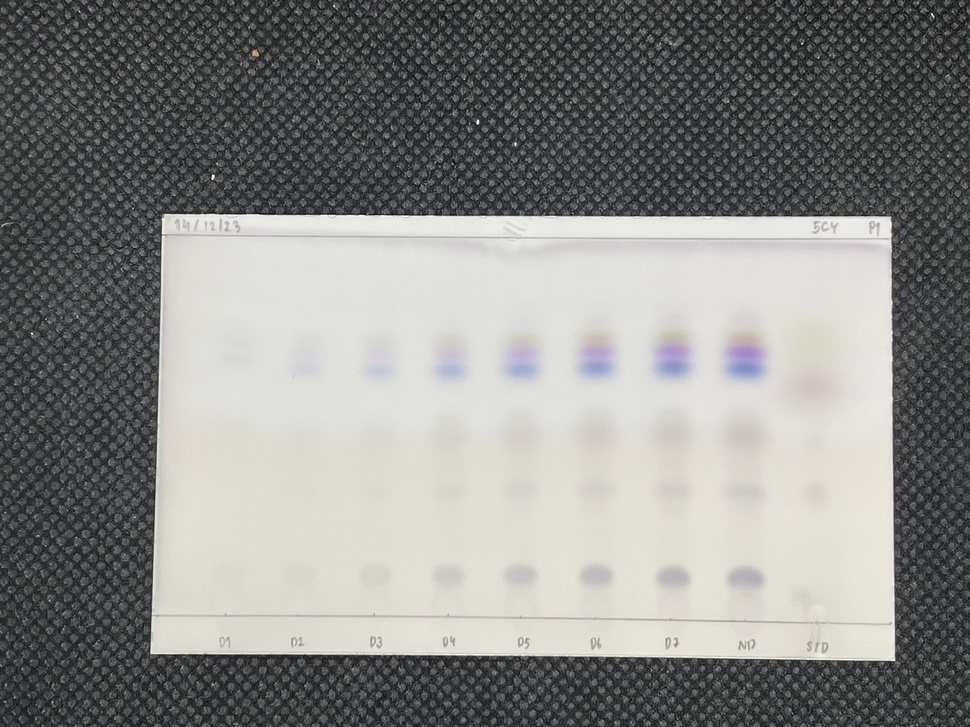
#> input picture input/ingredients/5CY-P1_Vanillin-Original.jpg, 970 x 727 px, shrunk from 1479 x 1109 before the run
$ python -i crop_substance_spot.py   (imports and definitions only)
#> lines starting #> are read from the running program, lines starting #| are printed output that depends on the picture
import cv2
import numpy as np
import matplotlib.pyplot as plt
from astropy.stats import SigmaClip
from photutils.background import Background2D, MeanBackground
from scipy.signal import find_peaks


def crop_substance_spot_ingredient(image: np.ndarray) -> np.ndarray:
    assert image is not None, "Image is None"

    image_remove_background = remove_background(image)
    threshold_mask = create_threshold_mask(image_remove_background, mode='ingredient')
    assert np.sum(threshold_mask) > 0, "Threshold mask is empty"

    contours = detect_contours(threshold_mask)
    assert contours, "No contours found in the image"

    bounding_boxes = filter_contours(contours, image.shape, mode='ingredient')
    assert bounding_boxes, "No suitable contours found in the image"

    highest_concentration_bounding_boxes = get_highest_concentration_bounding_boxes(bounding_boxes)
    assert highest_concentration_bounding_boxes, "No highest concentration bounding boxes found"

    checked_overlapping_boxes = check_overlap(image, highest_concentration_bounding_boxes)
    assert checked_overlapping_boxes, "No checked overlapping boxes found"

    final_bounding_boxes = create_bounding_boxes_from_checked_boxes(bounding_boxes, checked_overlapping_boxes)
    assert final_bounding_boxes, "No final bounding boxes found"

    final_mask = create_mask_from_bounding_boxes(image.shape, final_bounding_boxes)
    assert np.sum(final_mask) > 0, "Final mask is empty"

    segmented_image = apply_mask(image, final_mask)
    assert segmented_image is not None, "Segmented image is None"

    # visualize_segmented_image(image, image_remove_background, threshold_mask, bounding_boxes, highest_concentration_bounding_boxes, checked_overlapping_boxes, final_bounding_boxes, final_mask, segmented_image)
    return segmented_image, final_bounding_boxes

# [67 lines left out: functions crop_substance_spot_mixture, visualize_segmented_image, not called in this run]

def remove_background(image: np.ndarray) -> np.ndarray:
    """
    Remove the background from the input image using a sigma-clipped mean background estimation.

    Args:
        image (np.ndarray): Input image.

    Returns:
        np.ndarray: Image with the background removed.
    """
    lab = cv2.cvtColor(image, cv2.COLOR_RGB2LAB)
#> lab: shape (727, 970, 3); mean of channels 0, 1, 2 140.9, 127.5, 129.2
    l, a, b = cv2.split(lab)
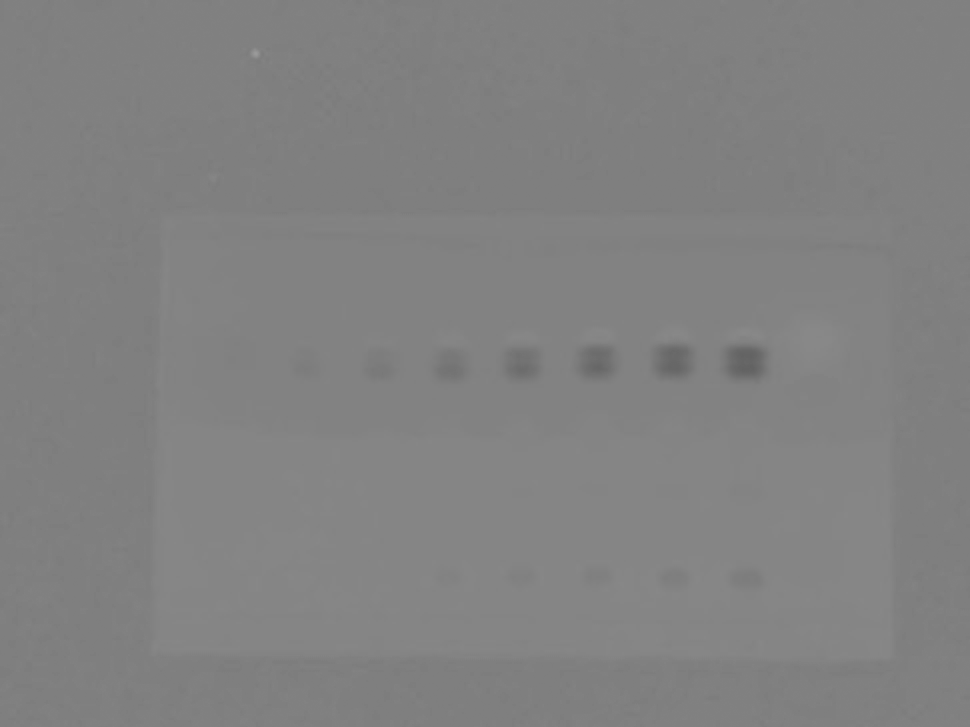
#> b: shape (727, 970); min 98, max 154, mean 129.2
    sigma_clip = SigmaClip(sigma=3.)
#> (the run stopped early here; a loop or call above may not have finished)

$ run again, on input/ingredients/LPY-P1_Vanillin-Original.jpg
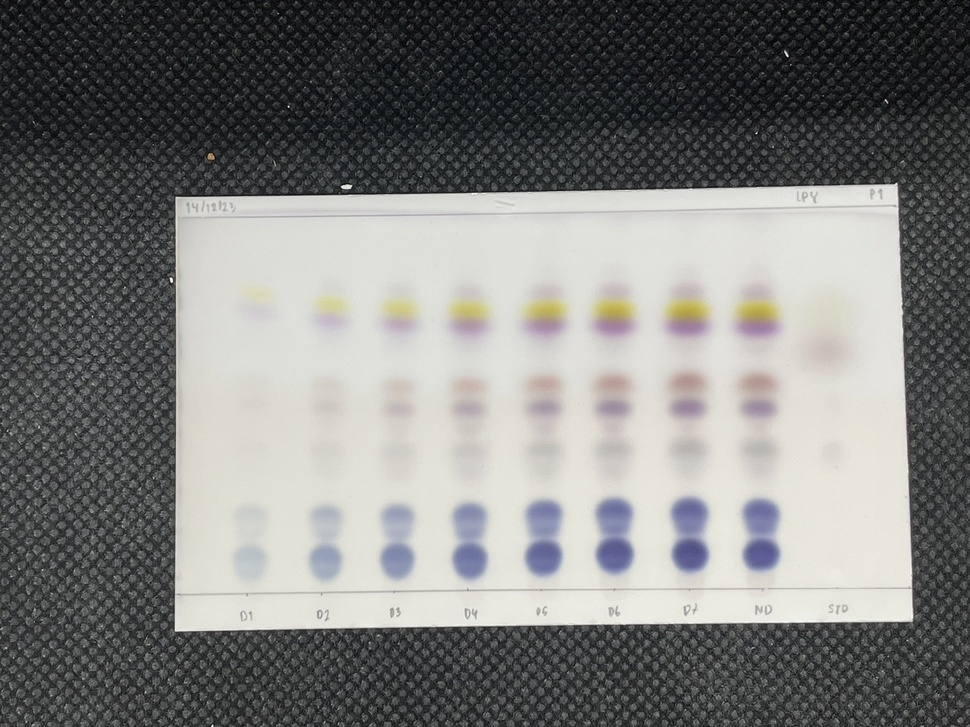
#> input picture input/ingredients/LPY-P1_Vanillin-Original.jpg, 970 x 727 px, shrunk from 1479 x 1109 before the run
#> lab: shape (727, 970, 3); mean of channels 0, 1, 2 128.9, 127.6, 128.8
#> in remove_background, `l, a, b = cv2.split(lab)`:
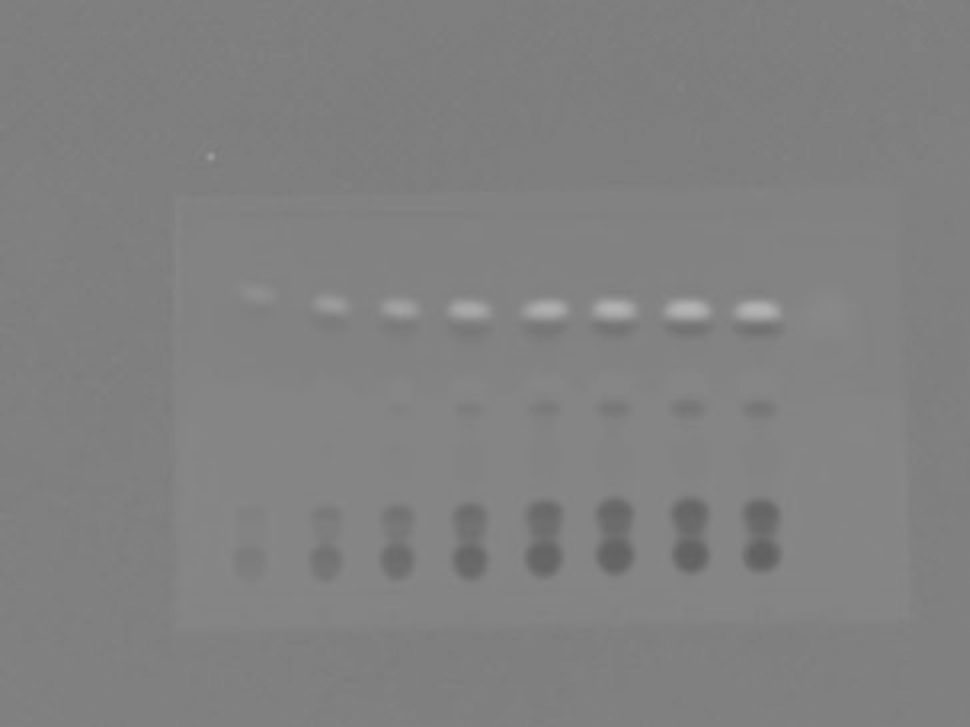
#> b: shape (727, 970); min 97, max 181, mean 128.8

$ run again, on input/ingredients/LPY-P2_Vanillin-Original.jpg
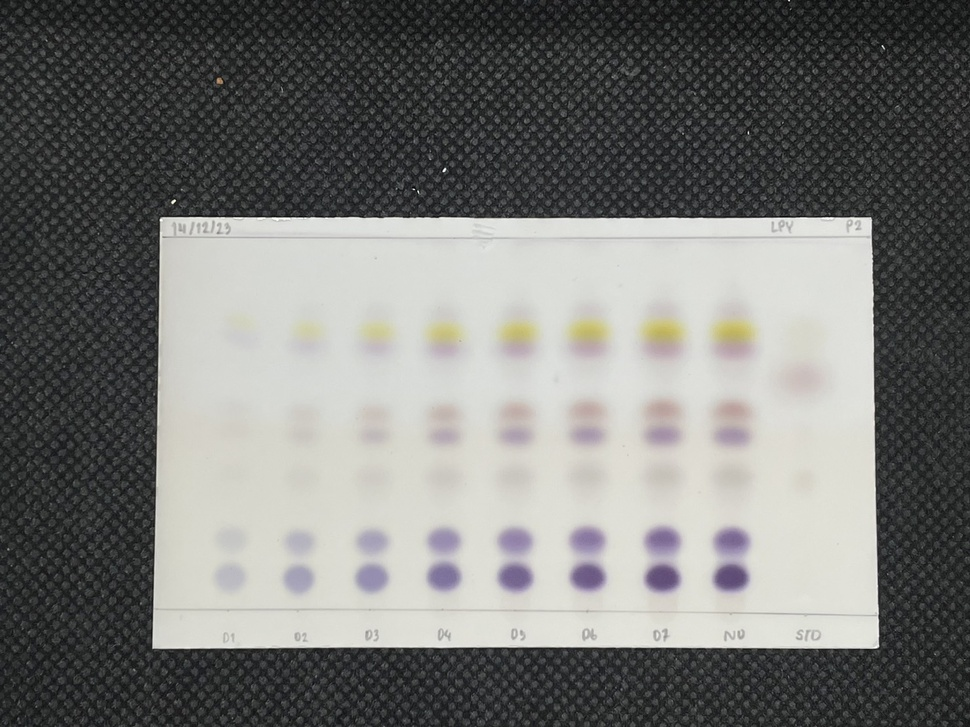
#> input picture input/ingredients/LPY-P2_Vanillin-Original.jpg, 970 x 727 px, shrunk from 1479 x 1109 before the run
#> lab: shape (727, 970, 3); mean of channels 0, 1, 2 122.5, 127.3, 129.2
#> in remove_background, `l, a, b = cv2.split(lab)`:
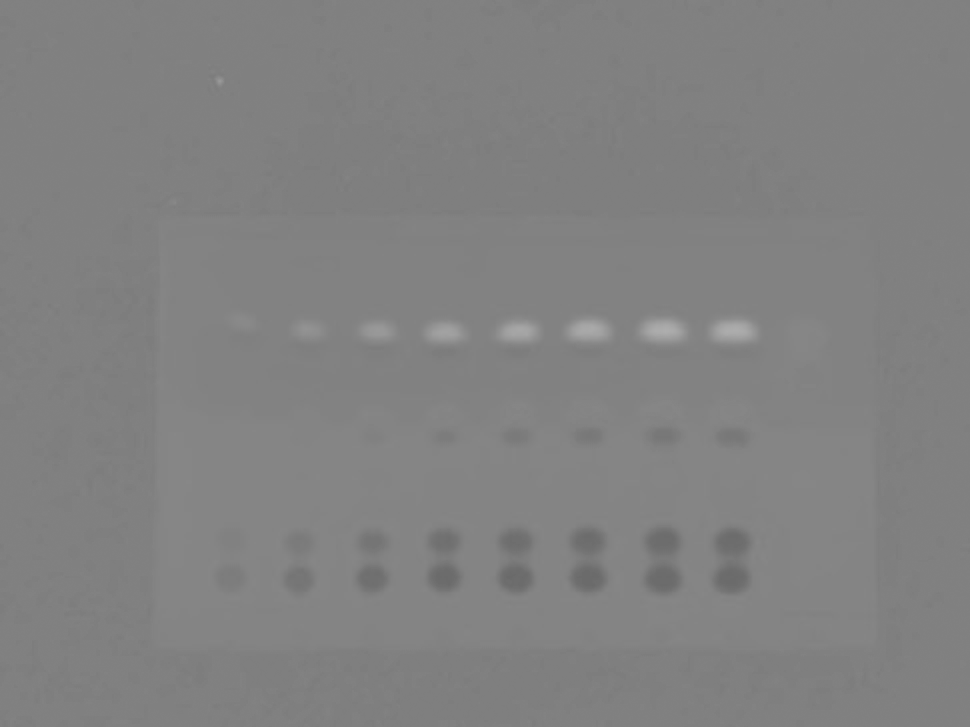
#> b: shape (727, 970); min 106, max 174, mean 129.2
